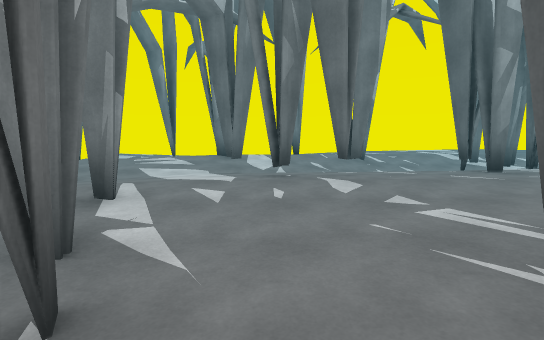
view 1 (above)

20 first-person views from a walk through a 3-D level made in the Unity game engine. The camera is 1.5 m above the floor, tilts 6° down and sees 85° across. The floor is counted in squares, 2 m on a side. Each view is taken from the middle of a square. On the plan, view 1 faces up. The plan holds only what a view shows up to about 10 squares ahead; the rest is blank. The place goes on beyond the plan. The player is left out.

view 2
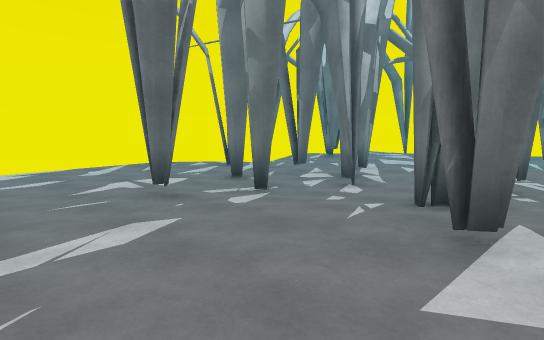

view 3
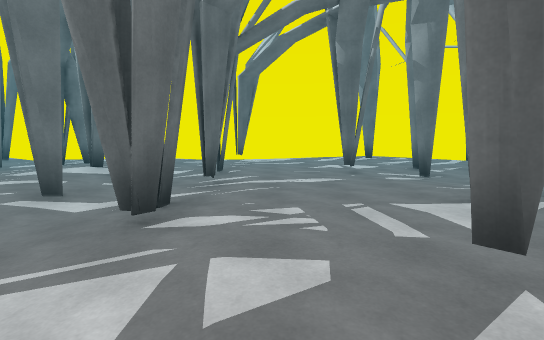

view 4
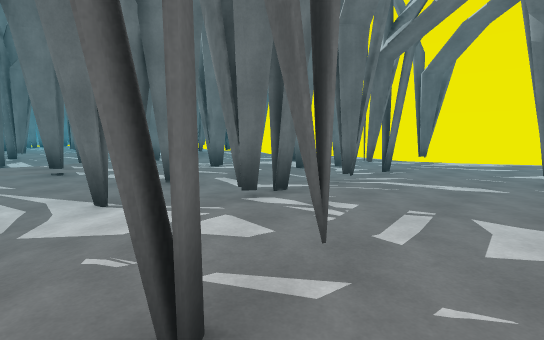

view 5
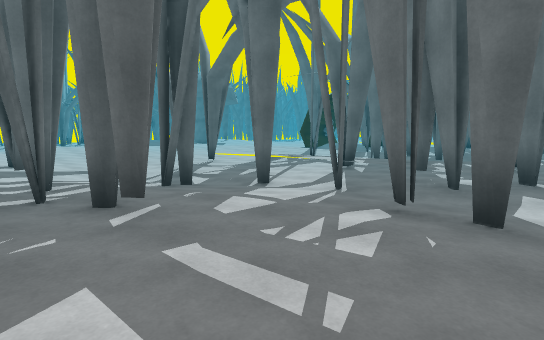

view 6
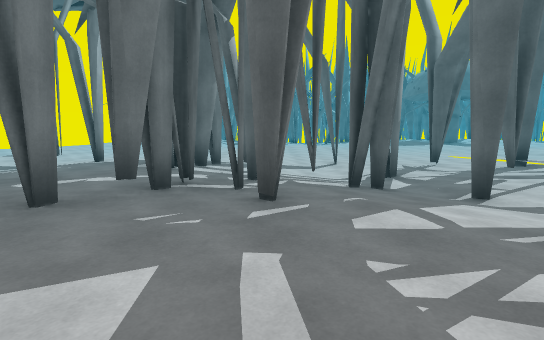

view 7
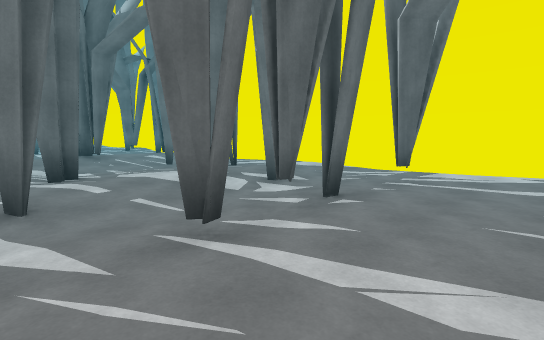

view 8
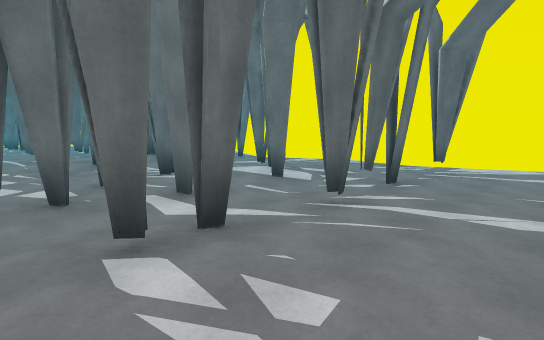

view 9
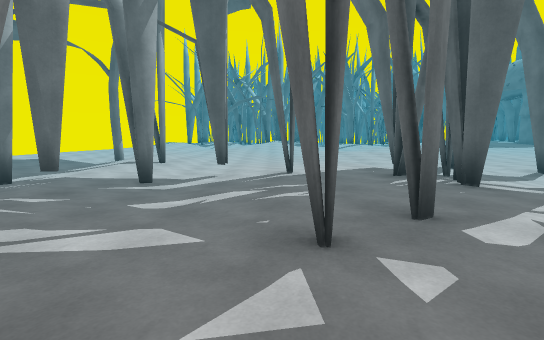

view 10
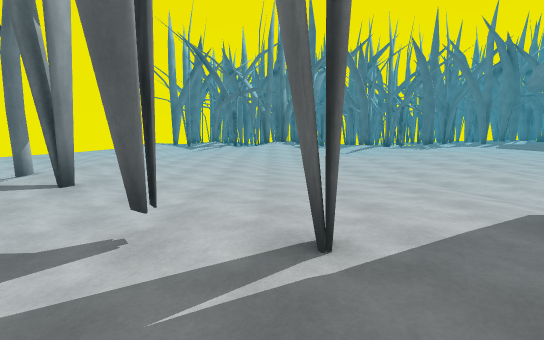

view 11
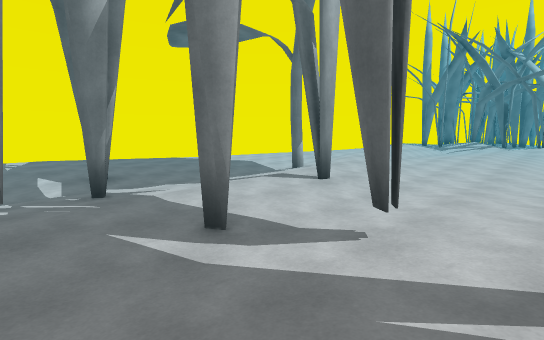

view 12
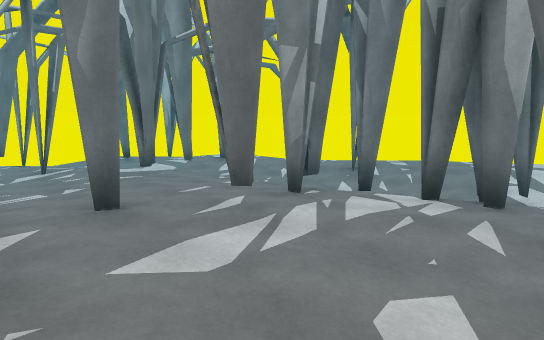

view 13
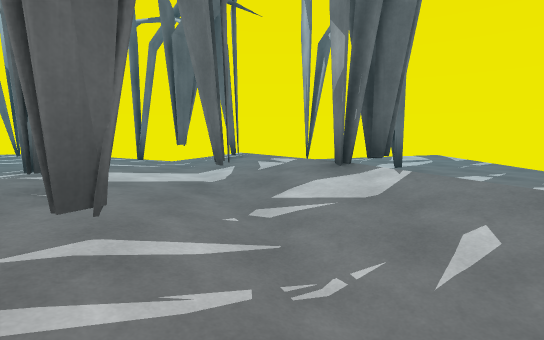

view 14
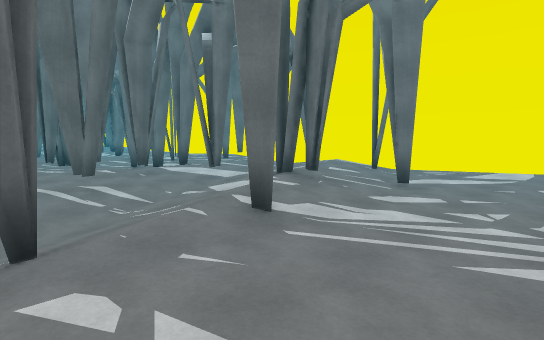

view 15
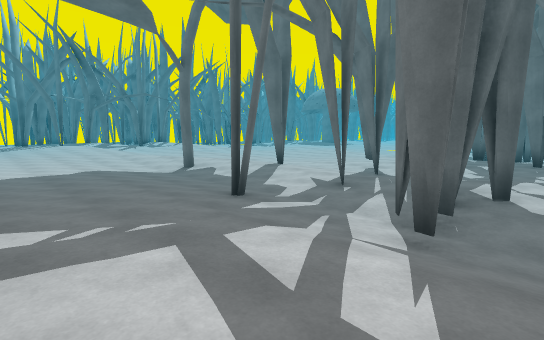

view 16
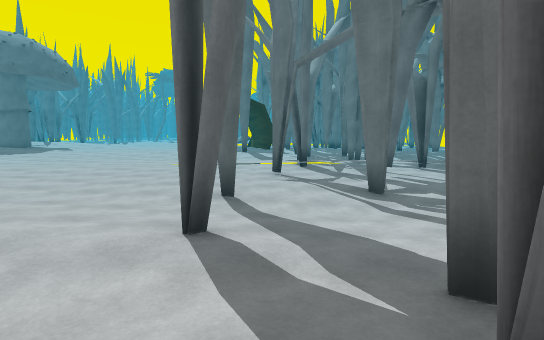

view 17
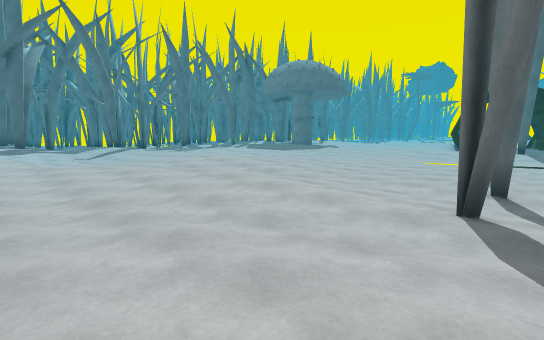

view 18
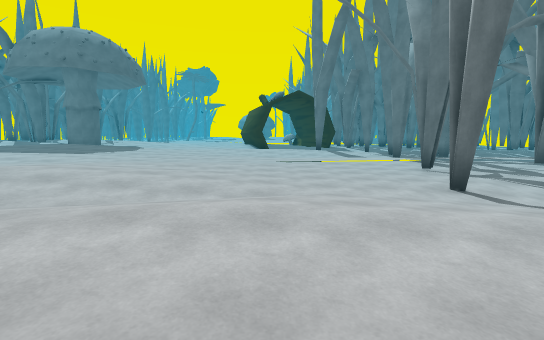

view 19
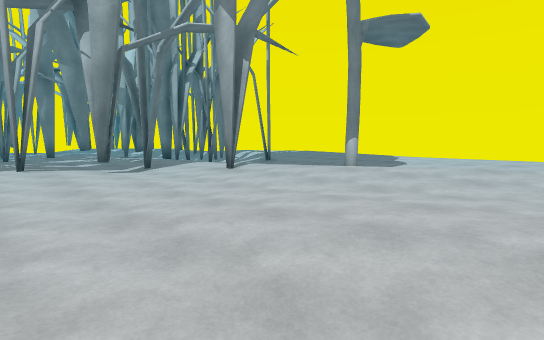

view 20
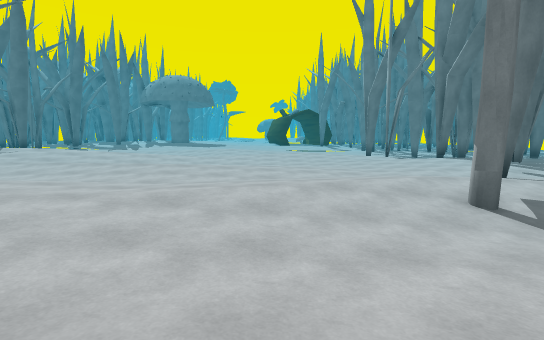

### Floor plan
Key: @ floor where view 1 was taken; # wall or solid block; x gap in a wall; . main floor; : floor 0.25 m higher than the main floor; - floor 0.25 m lower than the main floor; + floor 0.5 m higher than the main floor; _ floor 0.5 m lower than the main floor; * floor 0.75 m higher than the main floor; < floor 0.75 m lower than the main floor; % floor 1 m higher than the main floor; / step, stairs or slope.
Columns run from 6 left of view 1 to 23 right of it. Each row starts with its distance up from view 1.
 12 ...---...: :::+::::::::
 11 ..----...:::::::::::::::
 10 .--#--.#.::...:::::.::::
  9 ---..:::/#__--.#......::+
  8 -#.::#.-_<<_#_------..:++*
  7 .::::.-___--#-#....#:++++++
  6 :#..-#..#.#.....:::++:::::::
  5 .-#-..##.....#...#:::::::::::
  4 ---....::::#..--.....:::++++++
  3 x........#:....x.....:::::::+*
  2  ..-#--...:#:::::.........:+*%
  1 .#.--#--. ::#:::::.......:+*/
  0 ...#--@#. :::::::::...:::+/
 -1 ..-----.#.##:###....:::+::..
 -2 ...-#-............::+++:::..
 -3 ...---....#...---#.::::::::
 -4 ............x-___--...:+++
 -5 ..#-#-#-#.--#___-#...::+*
 -6 ----------#_--#---...::++++
 -7 ---#-------------....:::+++
 -8 ........-#---#--#....::::::+
 -9 ......#.-//#/////......:::++
-10  .#...-..:#::::/:::::::::++

Positions as (right, up) in squares from view 1, and headings:
1: (0, 0), facing up
2: (2, -4), facing up-left
3: (5, -4), facing left
4: (5, -2), facing down-left
5: (1, -2), facing down-right
6: (1, -3), facing right
7: (1, -3), facing down-left
8: (3, -3), facing down-left
9: (3, 2), facing right
10: (7, 2), facing right
11: (7, 2), facing up-right
12: (7, 2), facing up-left
13: (3, 7), facing left
14: (3, 12), facing down-left
15: (5, 12), facing down-right
16: (10, 0), facing down
17: (10, 1), facing down-right
18: (14, 0), facing down
19: (17, 1), facing up-left
20: (16, 11), facing down
